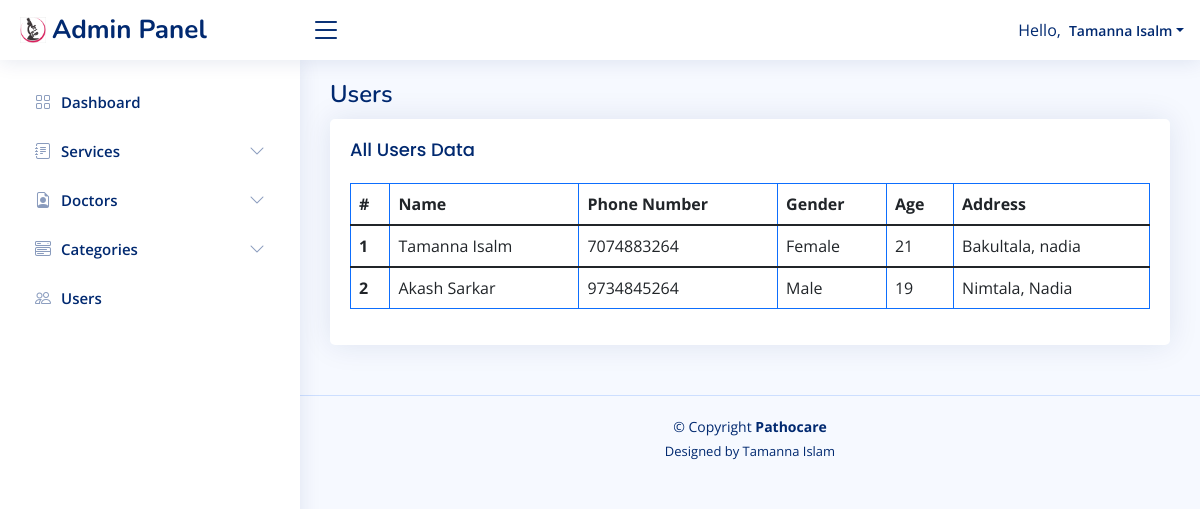
Before: /admin/users.php (signed in) with the older database file.
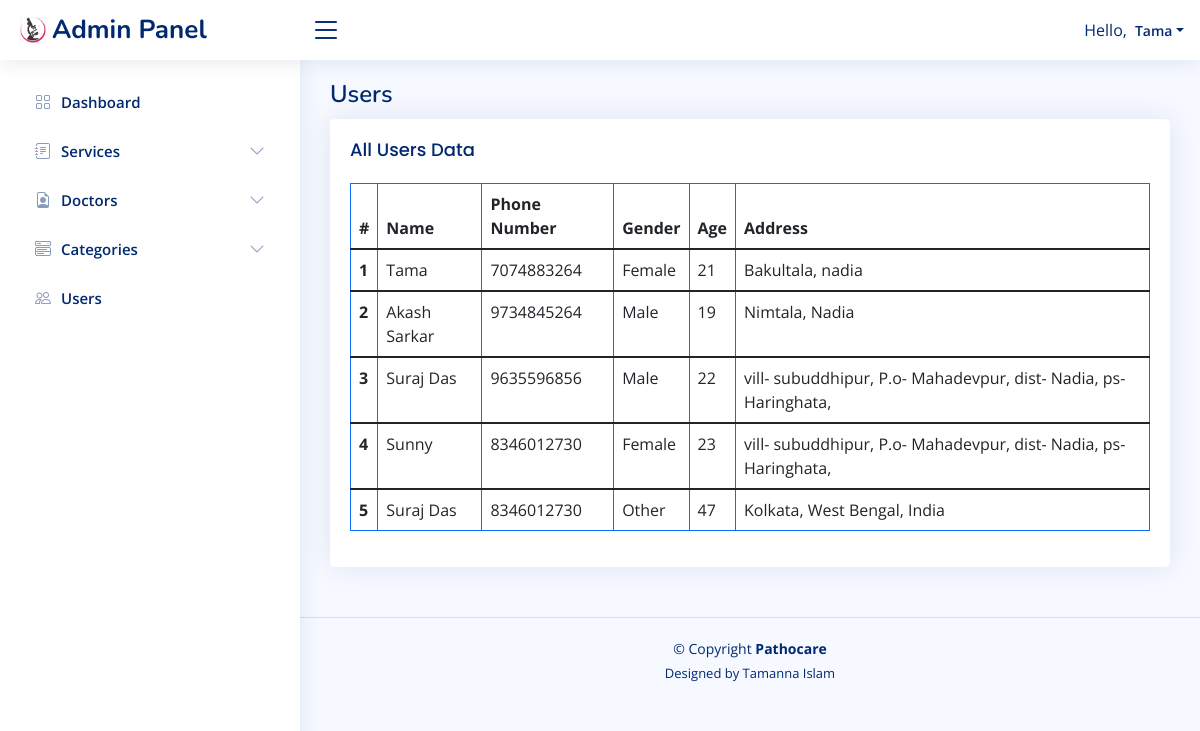
After: the same page with the newer database file.
### tables this page shows
CREATE TABLE `users` (
  `id` int(5) NOT NULL,
  `name` varchar(25) NOT NULL,
  `password` varchar(250) NOT NULL,
  `phone_number` bigint(25) NOT NULL,
  `gender` int(2) NOT NULL,
  `age` int(3) NOT NULL,
  `address` varchar(100) NOT NULL
);

### connect.php (called while the page is built, shortened)
<?php
        $site_url="http://localhost/pathocare";
?>

### auth.php (called while the page is built, shortened)
<?php
 require('connect.php');
if(isset($_COOKIE['user_id'])){
    $user_id=$_COOKIE['user_id'];
    $user_id=convert_uudecode($user_id);
    $sql="SELECT * FROM users WHERE id='$user_id';";
    $result=$connect->query($sql);
    $row=$result->fetch_assoc();
    if ($user_id===$row['id']) {
        $user_name=$row['name'];
    }
    else{
        header("Location: login.php");
        exit();
    }
}
?>

### admin/users.php (the view, shortened to what this page needs)
<!DOCTYPE html>
<html lang="en">
<head>
  <?php require_once('header.php'); ?>
  <main id="main" class="main">
    <div class="pagetitle">
      <h1>Users</h1>
    </div>
    <section class="section">
      <div class="row">
        <div class="col-lg-12">
          <div class="card">
            <div class="card-body">
              <h5 class="card-title">All Users Data</h5>
              <table class="table table-bordered border-primary">
                <thead>
                  <tr>
                    <th scope="col">#</th>
                    <th scope="col">Name</th>
                    <th scope="col">Phone Number</th>
                    <th scope="col">Gender</th>
                    <th scope="col">Age</th>
                    <th scope="col">Address</th>
                  </tr>
                </thead>
                <?php
            $sql="SELECT * FROM users";
            $result_doctors=$connect->query($sql);
            if ($result_doctors->num_rows>0) {
              while($ru=$result_doctors->fetch_assoc()):
  ?>
                <tbody>
                  <tr>
                    <th scope="row"><?php echo $ru['id']; ?></th>
                    <td><?php echo $ru['name']; ?></td>
                    <td><?php echo $ru['phone_number']; ?></td>
                    <td><?php if($ru['gender']==0){echo "Male";}elseif($ru['gender']==1){echo "Female";}else{echo "Other";}; ?></td>
                    <td><?php echo $ru['age']; ?></td>
                    <td><?php echo $ru['address']; ?></td>
                  </tr>
                </tbody>
                <?php endwhile; ?>
                <?php
                }else{
                 echo "No Data Found!";
                 } ?>
              </table>
            </div>
          </div>
        </div>
      </div>
    </section>
  </main>
  <?php require_once('footer.php'); ?>
</body>
</html>

### admin/header.php (shortened to what this page needs)
<?php
    require_once('../auth.php');
?>
  <link href="assets/vendor/bootstrap/css/bootstrap.min.css" rel="stylesheet">
  <link href="assets/vendor/bootstrap-icons/bootstrap-icons.css" rel="stylesheet">
  <link href="assets/vendor/boxicons/css/boxicons.min.css" rel="stylesheet">
  <link href="assets/vendor/quill/quill.snow.css" rel="stylesheet">
  <link href="assets/vendor/quill/quill.bubble.css" rel="stylesheet">
  <link href="assets/vendor/remixicon/remixicon.css" rel="stylesheet">
  <link href="assets/vendor/simple-datatables/style.css" rel="stylesheet">
  <link href="assets/css/style.css" rel="stylesheet">
</head>
<body>
  <header id="header" class="header fixed-top d-flex align-items-center">
    <div class="d-flex align-items-center justify-content-between">
      <a href="<?php echo $site_url; ?>" class="logo d-flex align-items-center">
        <img src="assets/img/logo.png" alt="">
        <span class="d-none d-lg-block">Admin Panel</span>
      </a>
      <i class="bi bi-list toggle-sidebar-btn"></i>
    </div>
    <nav class="header-nav ms-auto">
      <ul class="d-flex align-items-center">
        <li class="nav-item dropdown pe-3">
          <a class="nav-link nav-profile d-flex align-items-center pe-0" href="#" data-bs-toggle="dropdown">
          Hello, <span class="d-none d-md-block dropdown-toggle ps-2"><?php echo $user_name; ?></span>
          </a>
        </li>
      </ul>
    </nav>
  </header>
  <aside id="sidebar" class="sidebar">
    <ul class="sidebar-nav" id="sidebar-nav">
      <li class="nav-item">
        <a class="nav-link collapsed" href="<?php echo $site_url; ?>/admin">
          <i class="bi bi-grid"></i>
          <span>Dashboard</span>
        </a>
      </li>
      <li class="nav-item">
        <a class="nav-link collapsed" data-bs-target="#services-nav" data-bs-toggle="collapse" href="#">
          <i class="bi bi-journal-text"></i><span>Services</span><i class="bi bi-chevron-down ms-auto"></i>
        </a>
      </li>
      <li class="nav-item">
        <a class="nav-link collapsed" data-bs-target="#doctors-nav" data-bs-toggle="collapse" href="#">
          <i class="bi bi-file-earmark-person"></i><span>Doctors</span><i class="bi bi-chevron-down ms-auto"></i>
        </a>
      </li>
      <li class="nav-item">
        <a class="nav-link collapsed" data-bs-target="#categories-nav" data-bs-toggle="collapse" href="#">
          <i class="bi bi-menu-button-wide"></i><span>Categories</span><i class="bi bi-chevron-down ms-auto"></i>
        </a>
      </li>
      <li class="nav-item">
        <a class="nav-link collapsed" href="<?php echo $site_url; ?>/admin/users.php">
          <i class="bi bi-people"></i>
          <span>Users</span>
        </a>
      </li>
    </ul>
  </aside>

Changed rows visible on the page:
changed users "Bakultala, nadia": name "Tamanna Isalm" → "Tama"
added users: id "3", name "Suraj Das", phone_number "9635596856", gender "Male", age "22", address "vill- subuddhipur, P.o- Mahadevpur, dist- Nadia, ps- Haringhata,"
added users: id "4", name "Sunny", phone_number "8346012730", gender "Female", age "23", address "vill- subuddhipur, P.o- Mahadevpur, dist- Nadia, ps- Haringhata,"
added users: id "5", name "Suraj Das", phone_number "8346012730", gender "Other", age "47", address "Kolkata, West Bengal, India"
